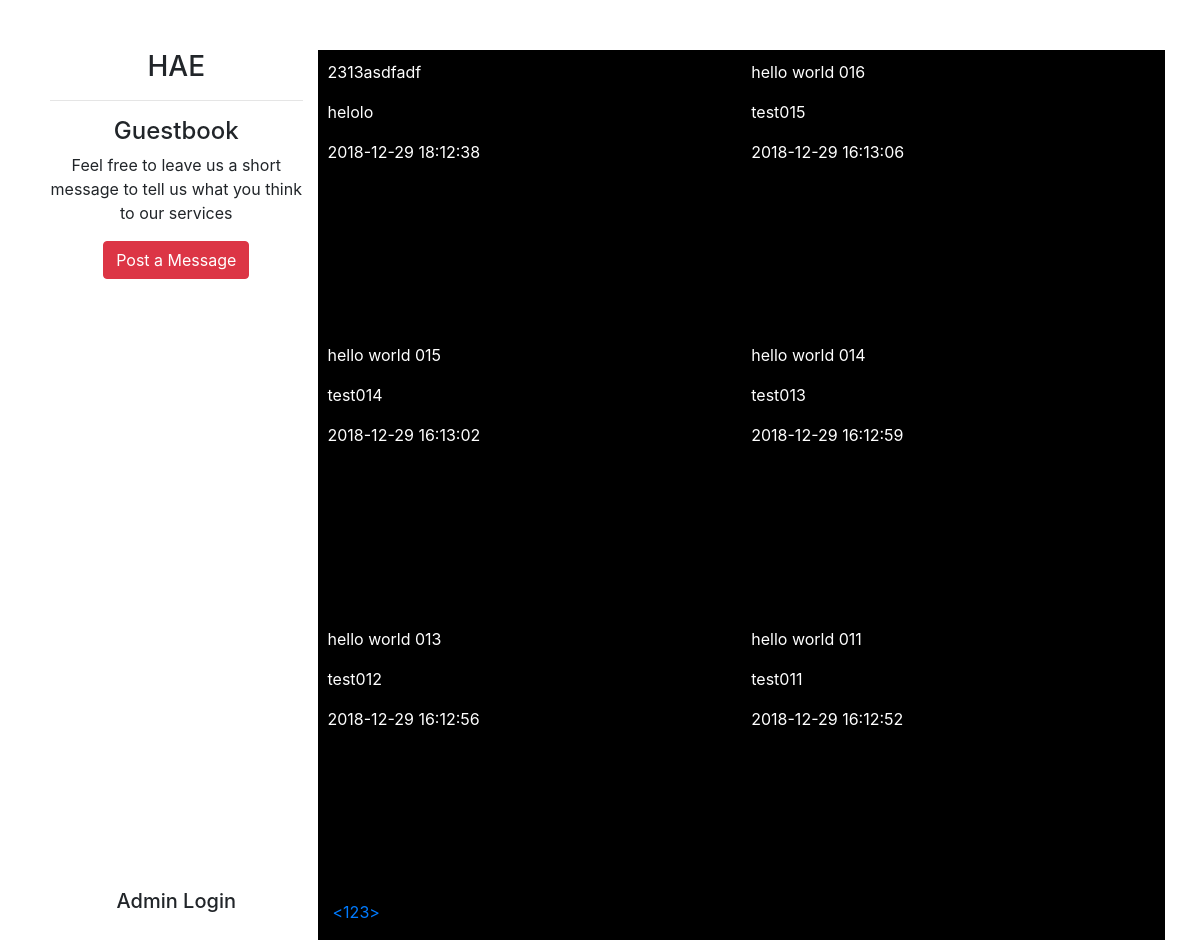
The page / on the database its author committed.
### tables this page shows
CREATE TABLE `post` (
  `id` int(9) NOT NULL,
  `user_name` varchar(255) NOT NULL,
  `content` text NOT NULL,
  `created_at` timestamp NOT NULL DEFAULT CURRENT_TIMESTAMP ON UPDATE CURRENT_TIMESTAMP
);

### index.php (the view, shortened to what this page needs)
<?php
include('connect_database.php');
$pageno = 0;
if (isset($_GET['pageno'])) {
    $pageno = $_GET['pageno'];
} else {
    $pageno = 1;
}
$no_of_records_per_page = 6;
$offset = ($pageno - 1) * $no_of_records_per_page;
$total_pages_sql = "SELECT COUNT(*) FROM post";
$result = mysqli_query($conn,$total_pages_sql);
$total_rows = mysqli_fetch_array($result)[0];
$total_pages = ceil($total_rows / $no_of_records_per_page);
$sql = "SELECT * FROM post  order by created_at DESC LIMIT $offset, $no_of_records_per_page";
$res_data = mysqli_query($conn,$sql);
?>
    <html>
    <head>
        <link rel="stylesheet" href="https://maxcdn.bootstrapcdn.com/bootstrap/4.1.3/css/bootstrap.min.css">
        <link rel="stylesheet" href="https://use.fontawesome.com/releases/v5.6.3/css/all.css">
    </head>
    <body class="body">
    <div class="row">
        <div class="col-sm-3 center">
            <h3>HAE</h3>
            <hr>
            <h4>Guestbook</h4>
            <p>Feel free to leave us a short message to tell us what you think to our services</p>
            <button type="button" class="btn btn-danger" data-toggle="modal" data-target="#postMessage"> Post a Message
            </button>
            <div class="footer">
                <?php
                    if (isset($_SESSION['admin'])){
                        echo '<a class="logout"><h5>Logout</h5></a>';
                    } else {
                        echo '<a data-toggle="modal" data-target="#login"><h5>Admin Login</h5></a>';
                    }
                ?>
            </div>
        </div>
        <div class="col-sm-9 black">
            <div class="row body-row">
                <?php
                if ($res_data->num_rows > 0) {
                    while ($row = mysqli_fetch_array($res_data)) {
                        $html = " <button data-id='".$row["id"]."' class='btn btn-danger edit-message'><i class='fas fa-pencil-alt'></i></button> <button data-id='".$row["id"]."' class='btn btn-danger delete-message'><i class='fas fa-trash-alt'></i></button>";
                        echo "<div class='col-sm-6 padding'>";
                        echo "<p>" . $row["content"] . "</p>";
                        echo "<p>" . $row["user_name"] . "</p>";
                        echo "<p>" . $row["created_at"] . (isset($_SESSION['admin']) ? $html : '') ."</p>";
                        echo "</div>";
                    }
                }
                ?>
            </div>
            <ul class="pagination">
                <li class="<?php if($pageno <= 1){ echo 'disabled'; } ?>">
                    <a href="<?php if($pageno <= 1){ echo '#'; } else { echo "?pageno=".($pageno - 1); } ?>"><</a>
                </li>
                <?php
                for($i = 1 ; $i <= $total_pages ; $i++)
                {
                    echo "<a href = ?pageno=$i" .' >'. $i .'</a>';
                }
                ?>
                <li class="<?php if($pageno >= $total_pages){ echo 'disabled'; } ?>">
                    <a href="<?php if($pageno >= $total_pages){ echo '#'; } else { echo "?pageno=".($pageno + 1); } ?>">></a>
                </li>
            </ul>
        </div>
    </div>
    </body>
    </html>

### index.php (style rules this page uses)
body { padding: 50px; height: 900px; }
.center { text-align: center; position: relative; }
.black { background-color: black; color: white; }
.footer { position: relative; top: 610px; left: 0;; }
.body-row { height: 850px; }
.padding { padding: 10px; }

### rows shown on the page
post: content "2313asdfadf", user_name "helolo", created_at "2018-12-29 18:12:38"
post: content "hello world 016", user_name "test015", created_at "2018-12-29 16:13:06"
post: content "hello world 015", user_name "test014", created_at "2018-12-29 16:13:02"
post: content "hello world 014", user_name "test013", created_at "2018-12-29 16:12:59"
post: content "hello world 013", user_name "test012", created_at "2018-12-29 16:12:56"
post: content "hello world 011", user_name "test011", created_at "2018-12-29 16:12:52"
